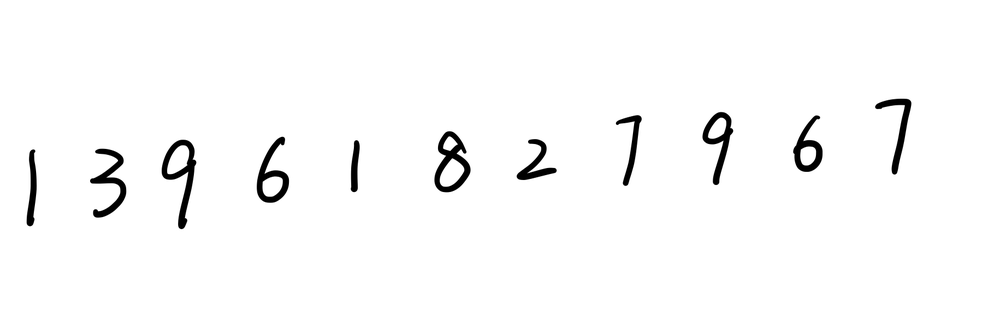
#> input picture 图片处理/project_数字识别/num/x.png, 1000 x 324 px, shrunk from 1831 x 594 before the run, found by its file name
$ python 'project_颗粒测角度.py'   (older library calls are emulated)
#> lines starting #> are read from the running program, lines starting #| are printed output that depends on the picture; after the words box and inside, x2 and y2 are one past the last pixel; in counts of white or black regions, pixels touching at a corner belong together
import cv2
import numpy as np
import matplotlib.pyplot as plt

path = '/Users/hzh/Desktop/x.png'
save = '/Users/hzh/Desktop/c.png'
save_edge = '/Users/hzh/Desktop/edge.png'
save_colour = '/Users/hzh/Desktop/colour.png'
img = cv2.imread(path, 0)
#> img is the input picture: shape (324, 1000); min 0, max 255, mean 249.3


def preProccessing(img):
    ret, img = cv2.threshold(img, 0, 255, cv2.THRESH_OTSU)
#> img: shape (324, 1000); 97.7% white; 11 black regions, largest, box (x1, y1, x2, y2) and area: (162, 140, 196, 229) 953, (434, 131, 471, 192) 902, (90, 149, 126, 218) 806
#> ret = 134
    imgBlur = cv2.GaussianBlur(img, (5, 5), 1)
    imgCanny = cv2.Canny(imgBlur, 200, 200)
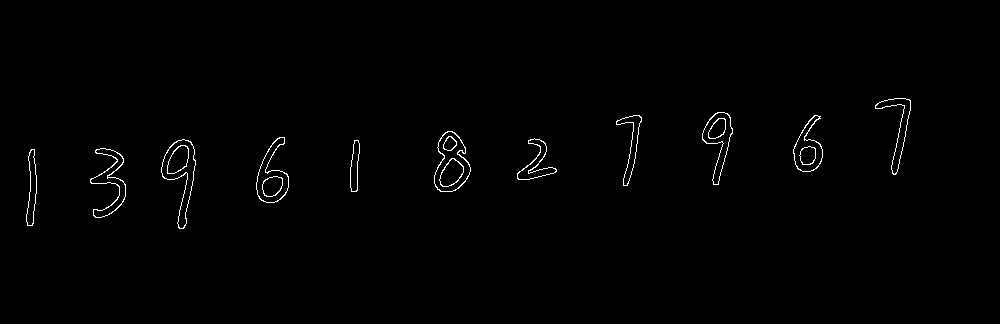
#> imgCanny: shape (324, 1000); 0.82% white in thin lines or dots, all inside (x1, y1, x2, y2) = (26, 98, 911, 229)
    imgDial = cv2.dilate(imgCanny, np.ones((5, 5)), iterations=2)  # 膨胀操作
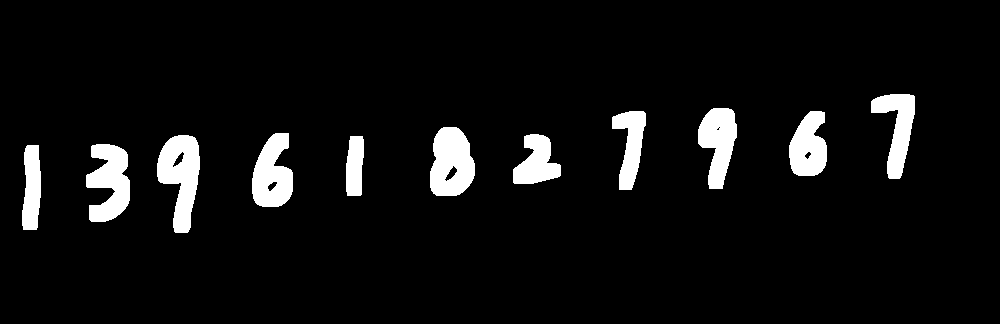
#> imgDial: shape (324, 1000); 6.3% white; 11 white regions, largest, box (x1, y1, x2, y2) and area: (157, 135, 200, 233) 2606, (430, 127, 475, 196) 2414, (86, 144, 130, 222) 2316
    imgThres = cv2.erode(imgDial, np.ones((5, 5)), iterations=1)  # 腐蚀操作
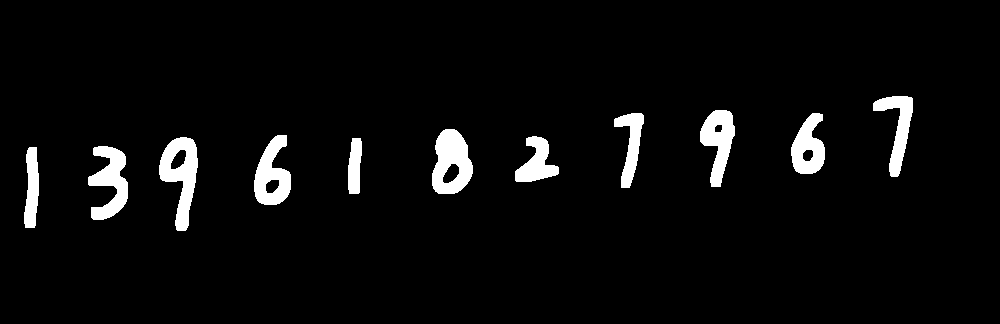
#> imgThres: shape (324, 1000); 4.6% white; 11 white regions, largest, box (x1, y1, x2, y2) and area: (159, 137, 198, 231) 1902, (432, 129, 473, 194) 1838, (88, 146, 128, 220) 1648
    return imgThres


img = preProccessing(img)
cv2.imwrite(save, img)

'''find edge'''
hight, length = img.shape
#> hight = 324; length = 1000
h_list = []
l_list = []
for H in range(hight // 2, hight):
    for L in range(length):
        if img[H, L] == 255:
            h_list.append(H)
            l_list.append(L)
            break
#> after the loop, h_list = 69 values from 162 to 230

'''confirm edge'''
def confirm_edge(img):
    IMG_OUT = cv2.cvtColor(img, cv2.COLOR_GRAY2RGB)
    for m in range(len(h_list)):
        IMG_OUT[h_list[m], l_list[m], 0] = 255
        IMG_OUT[h_list[m], l_list[m], 1] = 0
        IMG_OUT[h_list[m], l_list[m], 2] = 0
#> IMG_OUT: shape (324, 1000, 3); mean B, G, R 11.6, 11.6, 11.6
    cv2.imwrite(save_edge, IMG_OUT)


confirm_edge(img)

'''find point'''
x = l_list[:160]
y = h_list[:160]  # 画图时候原点在左下，但是np索引是在左上,如果plot需要反转
#> y = 69 values from 162 to 230

'''linear fit'''
from sklearn.linear_model import LinearRegression

x = np.array(x)
y = np.array(y)
x = np.expand_dims(x, 1)
y = np.expand_dims(y, 1)
lin_reg = LinearRegression()
lin_reg.fit(x, y)
x_new = np.linspace(48, 160, 200)
x_new = np.expand_dims(x_new, 1)
y_new = lin_reg.predict(x_new).astype(np.int)
x_new = x_new.astype(np.int)

'''plot on original'''
img_rgb = cv2.imread(path)
for pixel in range(200):
    a = x_new[pixel]
    b = y_new[pixel]
    img_rgb[y_new[pixel], x_new[pixel], 0] = 255
    img_rgb[y_new[pixel], x_new[pixel], 1] = 0
    img_rgb[y_new[pixel], x_new[pixel], 2] = 0
#> img_rgb: shape (324, 1000, 3); 0.04% of pixels changed, all inside (x1, y1, x2, y2) = (48, 199, 161, 223)
cv2.imwrite(save_colour, img_rgb)
plt.show()

$ run again, with 图片处理/project_数字识别/num/2.png copied over 图片处理/project_数字识别/num/x.png
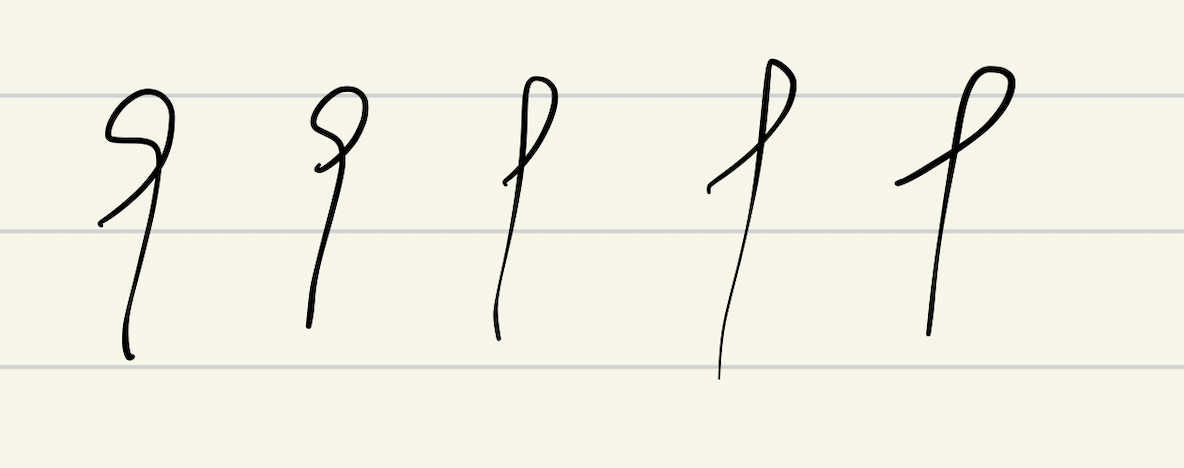
#> input picture 图片处理/project_数字识别/num/2.png, 1184 x 468 px, found by its file name
#> in preProccessing, `ret, img = cv2.threshold(img, 0, 255, cv2.THRESH_OTSU)`:
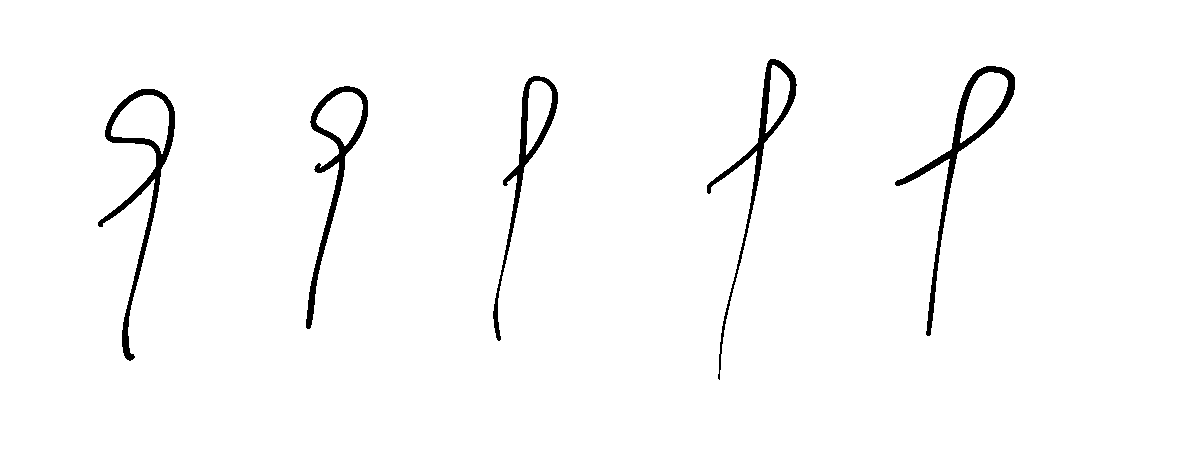
#> img: shape (468, 1184); 97.9% white; 5 black regions, box (x1, y1, x2, y2) and area: (98, 89, 175, 361) 2758, (895, 66, 1015, 336) 2738, (306, 86, 368, 329) 2274, (707, 59, 797, 380) 2165, (493, 76, 558, 341) 1940
#> ret = 130
#> imgCanny: shape (468, 1184); 0.84% white in thin lines or dots, all inside (x1, y1, x2, y2) = (98, 59, 1015, 380)
#> imgDial: shape (468, 1184); 6.4% white; 5 white regions, box (x1, y1, x2, y2) and area: (94, 84, 179, 365) 7995, (891, 61, 1019, 340) 7605, (702, 55, 801, 384) 7337, (301, 82, 372, 333) 6344, (488, 71, 562, 345) 5920
#> in preProccessing, `imgThres = cv2.erode(imgDial, np.ones((5, 5)), iterations=1)`:
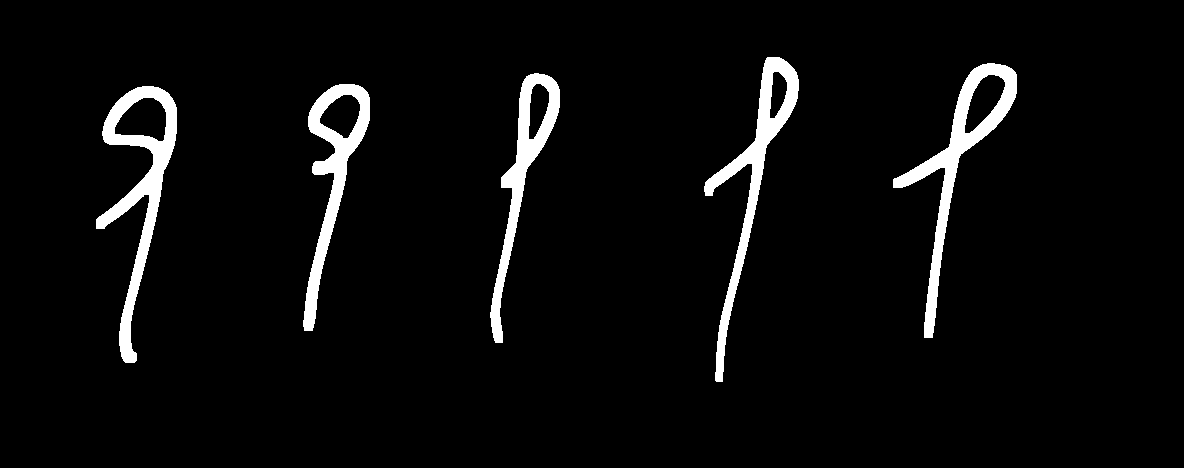
#> imgThres: shape (468, 1184); 4.5% white; 5 white regions, box (x1, y1, x2, y2) and area: (96, 86, 177, 363) 5703, (893, 63, 1017, 338) 5453, (704, 57, 799, 382) 5129, (303, 84, 370, 331) 4552, (490, 73, 560, 343) 4204
#> img_rgb is the input picture: shape (468, 1184, 3); mean B, G, R 227.4, 239.4, 240.2

$ run again, with 图片处理/project_数字识别/num/9.png copied over 图片处理/project_数字识别/num/x.png
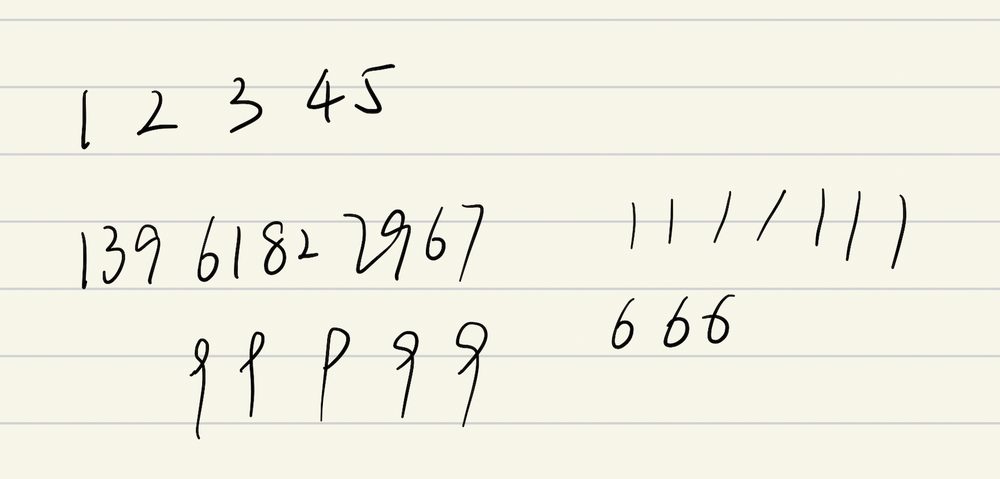
#> input picture 图片处理/project_数字识别/num/9.png, 1000 x 479 px, shrunk from 1632 x 782 before the run, found by its file name
#> in preProccessing, `ret, img = cv2.threshold(img, 0, 255, cv2.THRESH_OTSU)`:
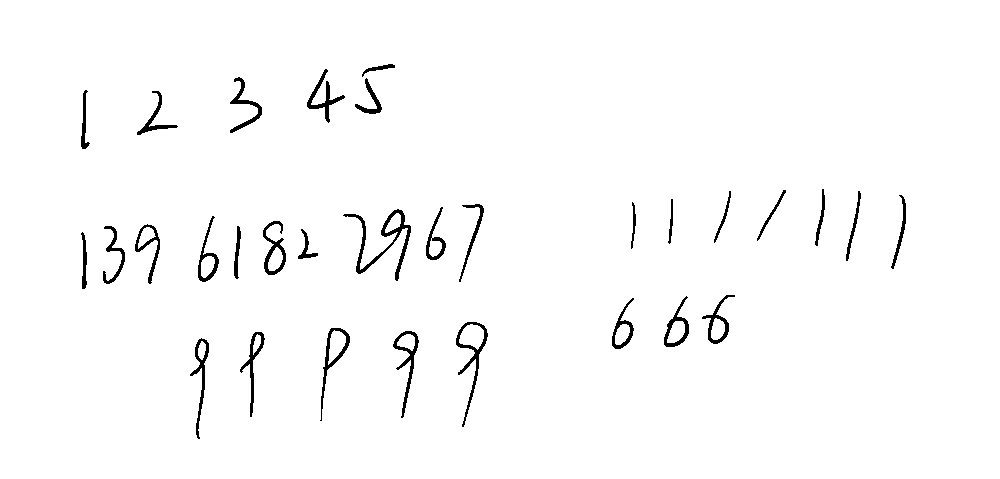
#> img: shape (479, 1000); 98% white; 31 black regions, largest, box (x1, y1, x2, y2) and area: (343, 209, 411, 281) 873, (456, 322, 488, 427) 569, (393, 331, 419, 418) 483
#> ret = 136
#> imgCanny: shape (479, 1000); 1.4% white in thin lines or dots, all inside (x1, y1, x2, y2) = (80, 64, 907, 439)
#> imgDial: shape (479, 1000); 9% white; 29 white regions, largest, box (x1, y1, x2, y2) and area: (339, 205, 416, 285) 3555, (98, 220, 165, 288) 3011, (451, 317, 492, 431) 2630
#> imgThres: shape (479, 1000); 6.1% white; 30 white regions, largest, box (x1, y1, x2, y2) and area: (341, 207, 414, 283) 2571, (453, 319, 490, 429) 1802, (391, 328, 421, 420) 1395
#> after the loop in confirm_edge, `for m in range(len(h_list)):`:
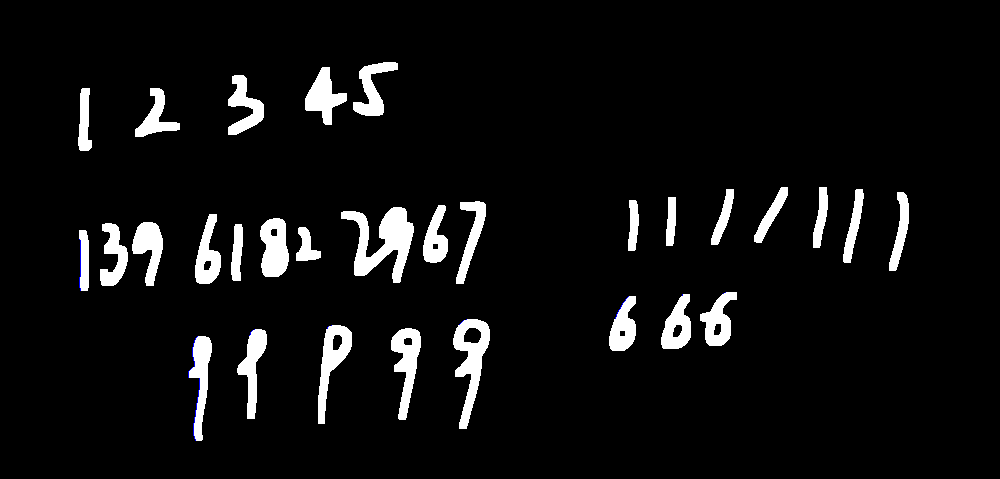
#> IMG_OUT: shape (479, 1000, 3); mean B, G, R 15.5, 15.4, 15.4
#> img_rgb is the input picture: shape (479, 1000, 3); mean B, G, R 227.7, 239.7, 240.5

$ run again, with 图片处理/project_数字识别/num/num.png copied over 图片处理/project_数字识别/num/x.png
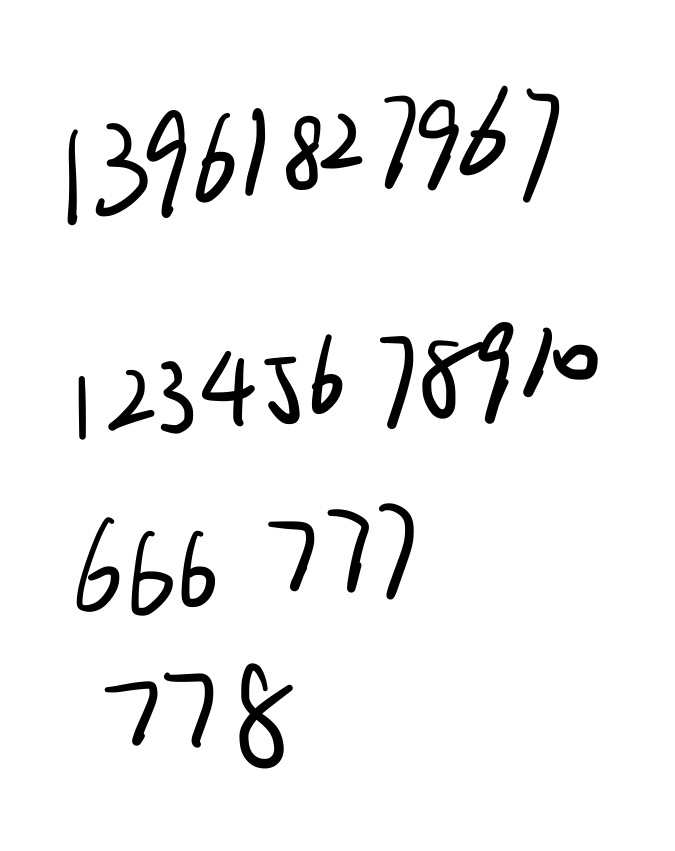
#> input picture 图片处理/project_数字识别/num/num.png, 675 x 851 px, found by its file name
#> img is the input picture: shape (851, 675); min 0, max 255, mean 240.1
#> img: shape (851, 675); 94.1% white; 30 black regions, largest, box (x1, y1, x2, y2) and area: (422, 322, 513, 424) 3101, (239, 663, 293, 768) 2087, (147, 110, 186, 218) 1540
#> ret = 131
#> in preProccessing, `imgCanny = cv2.Canny(imgBlur, 200, 200)`:
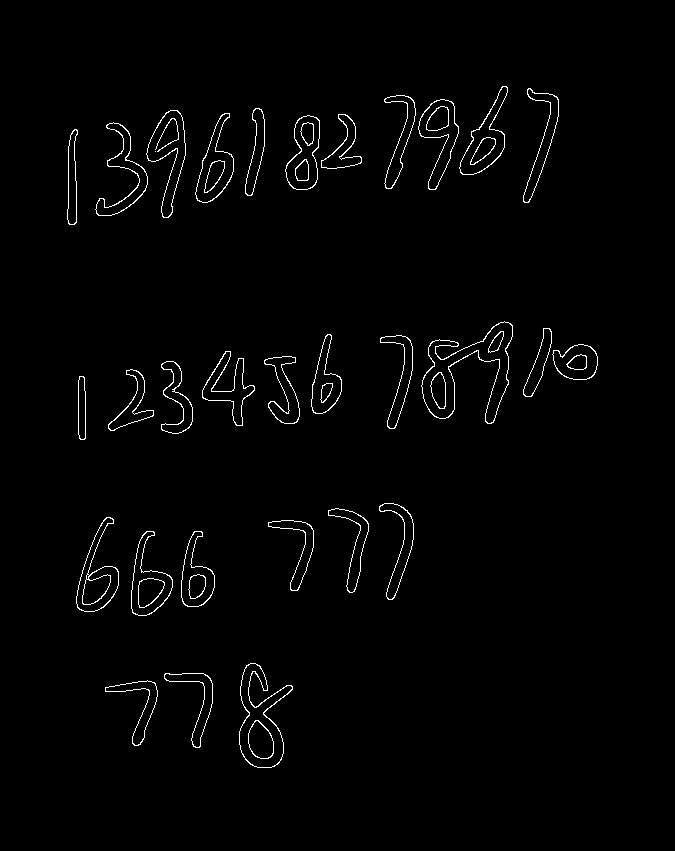
#> imgCanny: shape (851, 675); 1.5% white in thin lines or dots, all inside (x1, y1, x2, y2) = (67, 86, 598, 768)
#> imgDial: shape (851, 675); 13.6% white; 22 white regions, largest, box (x1, y1, x2, y2) and area: (380, 82, 512, 194) 8383, (91, 106, 190, 222) 6618, (417, 317, 517, 428) 6489
#> imgThres: shape (851, 675); 10.1% white; 24 white regions, largest, box (x1, y1, x2, y2) and area: (93, 108, 188, 220) 4982, (419, 319, 515, 426) 4937, (129, 529, 217, 618) 4033
#> after the loop in confirm_edge, `for m in range(len(h_list)):`:
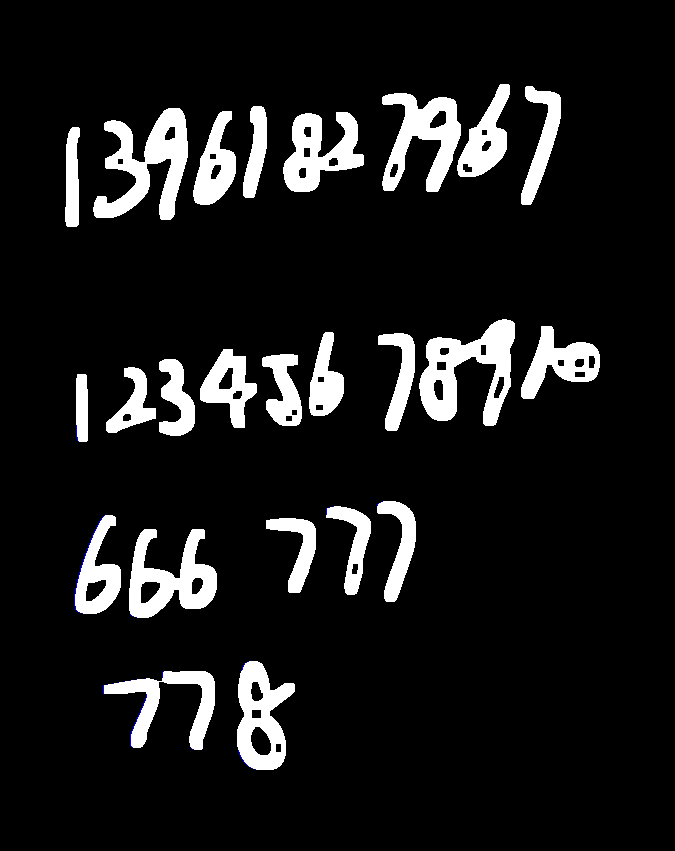
#> IMG_OUT: shape (851, 675, 3); mean B, G, R 25.7, 25.6, 25.6
